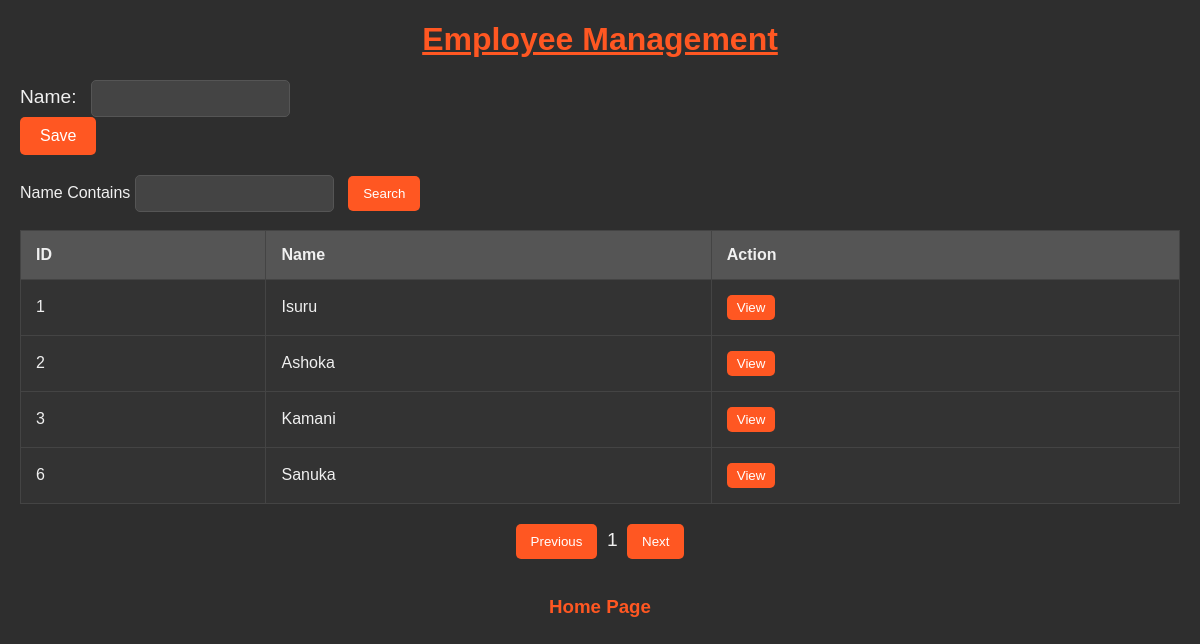
Screenshot of /app/employee/ with the database file from the repository.
### app/models.py (models this page shows, shortened)
class Employee (models.Model) :
    name = models.CharField(max_length = 20)

### app/views.py (the view)
# urls.py: path('employee/', views.employee_view, name='employees'),
def employee_view(request):
    employees = Employee.objects.all()
    if request.method == 'POST':
        form = EmployeeForm(request.POST)
        if form.is_valid():
            form.save()
    else:
        form = EmployeeForm()
    context = {'form':form, 'employs':employees}
    return render(request, 'employee.html', context)

### app/forms.py
class EmployeeForm(forms.ModelForm):
    class Meta:
        model = Employee
        fields = '__all__'

### app/templates/employee.html (shortened to what this page needs)
<!DOCTYPE html>
<html lang="en">
<head>
</head>
<body>
    <h1><u>Employee Management</u></h1>
        <form method="POST">
            {{form}}
            <input type="submit" value="Save">
         </form>
         <label>Name Contains</label>
         <input>
         <button>Search</button>
         <br>
         <br>
         <table border="1">
            <tr>
                <th>ID</th>
                <th>Name</th>
                <th>Action</th>
            </tr>
            {% for employee in employs %}
            <tr>
                <td>{{employee.id}}</td>
                <td>{{employee.name}}</td>
                <td><button>View</button></td>
            </tr>
            {% endfor %}
         </table>
         <div class="pagination">
            <button>Previous</button>
            <label>1</label>
            <button>Next</button>
        </div>
        <br>
        <li><a href="{% url 'home' %}"><h3>Home Page</h3></a></li>
</body>
</html>

### app/templates/employee.html (style rules this page uses)
body { background-color: #2e2e2e; color: #f0f0f0; font-family: Arial, sans-serif; margin: 20px; }
h1 { text-align: center; color: #ff5722; }
form { margin-bottom: 20px; }
form label { margin-right: 10px; font-size: 1.2em; }
form input { padding: 10px; margin-right: 10px; border: 1px solid #555; border-radius: 5px; background-color: #444; color: #fff; }
table { width: 100%; border-collapse: collapse; margin-bottom: 20px; }
table, th, td { border: 1px solid #444; }
th, td { padding: 15px; text-align: left; }
th { background-color: #555; }
td { background-color: #333; }
td button { padding: 5px 10px; border: none; border-radius: 5px; background-color: #ff5722; color: #fff; cursor: pointer; }
input[type="submit"] { padding: 10px 20px; border: none; border-radius: 5px; background-color: #ff5722; color: #fff; font-size: 1em; cursor: pointer; transition: background-color 0.3s; }
input { padding: 10px; margin-right: 10px; border: 1px solid #555; border-radius: 5px; background-color: #444; color: #fff; }
button { padding: 10px 15px; border: none; border-radius: 5px; background-color: #ff5722; color: #fff; cursor: pointer; margin-right: 10px; }
.pagination { text-align: center; }
.pagination button { padding: 10px 15px; border: none; border-radius: 5px; background-color: #ff5722; color: #fff; cursor: pointer; margin: 0 5px; }
.pagination label { font-size: 1.2em; }
li { list-style: none; text-align: center; }
a { color: #ff5722; text-decoration: none; }

### rows the page displays
Employee: id "1", name "Isuru"
Employee: id "2", name "Ashoka"
Employee: id "3", name "Kamani"
Employee: id "6", name "Sanuka"
